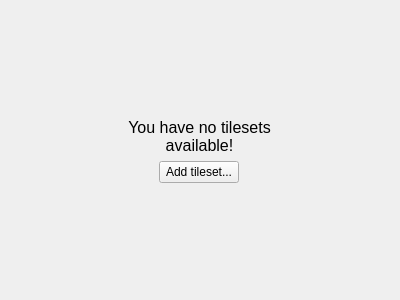
<?xml version="1.0" encoding="UTF-8"?>
<ui version="4.0">
    <class>TilesetEmptyPageUI</class>
    <widget class="QWidget" name="TilesetEmptyPageUI">
        <property name="geometry">
            <rect>
                <x>0</x>
                <y>0</y>
                <width>400</width>
                <height>300</height>
            </rect>
        </property>
        <property name="windowTitle">
            <string>Form</string>
        </property>
        <layout class="QGridLayout" name="gridLayout_2">
            <item row="2" column="0">
                <layout class="QVBoxLayout" name="labelVertLayout">
                    <item>
                        <layout class="QHBoxLayout" name="labelHoriLayout">
                            <item>
                                <widget class="QLabel" name="noSheetsLabel">
                                    <property name="font">
                                        <font>
                                            <family>Segoe UI</family>
                                            <pointsize>12</pointsize>
                                            <weight>50</weight>
                                            <italic>false</italic>
                                            <bold>false</bold>
                                            <underline>false</underline>
                                            <strikeout>false</strikeout>
                                            <kerning>true</kerning>
                                        </font>
                                    </property>
                                    <property name="text">
                                        <string>You have no tilesets available!</string>
                                    </property>
                                    <property name="scaledContents">
                                        <bool>false</bool>
                                    </property>
                                    <property name="alignment">
                                        <set>Qt::AlignCenter</set>
                                    </property>
                                    <property name="wordWrap">
                                        <bool>true</bool>
                                    </property>
                                </widget>
                            </item>
                        </layout>
                    </item>
                </layout>
            </item>
            <item row="4" column="0">
                <layout class="QVBoxLayout" name="buttonVertLayout">
                    <item>
                        <layout class="QHBoxLayout" name="buttonHoriLayout">
                            <item>
                                <widget class="QPushButton" name="addSheetButton">
                                    <property name="sizePolicy">
                                        <sizepolicy hsizetype="Fixed" vsizetype="Fixed">
                                            <horstretch>0</horstretch>
                                            <verstretch>0</verstretch>
                                        </sizepolicy>
                                    </property>
                                    <property name="text">
                                        <string>Add tileset...</string>
                                    </property>
                                    <property name="icon">
                                        <iconset resource="../../tactile2.qrc">
                                            <normaloff>
                                                :/res/icons/icons8/color/64/image.png
                                            </normaloff>
                                            :/res/icons/icons8/color/64/image.png
                                        </iconset>
                                    </property>
                                </widget>
                            </item>
                        </layout>
                    </item>
                </layout>
            </item>
            <item row="1" column="0">
                <spacer name="upperVertSpacer">
                    <property name="orientation">
                        <enum>Qt::Vertical</enum>
                    </property>
                    <property name="sizeHint" stdset="0">
                        <size>
                            <width>20</width>
                            <height>40</height>
                        </size>
                    </property>
                </spacer>
            </item>
            <item row="5" column="0">
                <spacer name="lowerVertSpacer">
                    <property name="orientation">
                        <enum>Qt::Vertical</enum>
                    </property>
                    <property name="sizeHint" stdset="0">
                        <size>
                            <width>20</width>
                            <height>40</height>
                        </size>
                    </property>
                </spacer>
            </item>
        </layout>
    </widget>
    <resources>
        <include location="../../tactile2.qrc"/>
    </resources>
    <connections/>
</ui>
